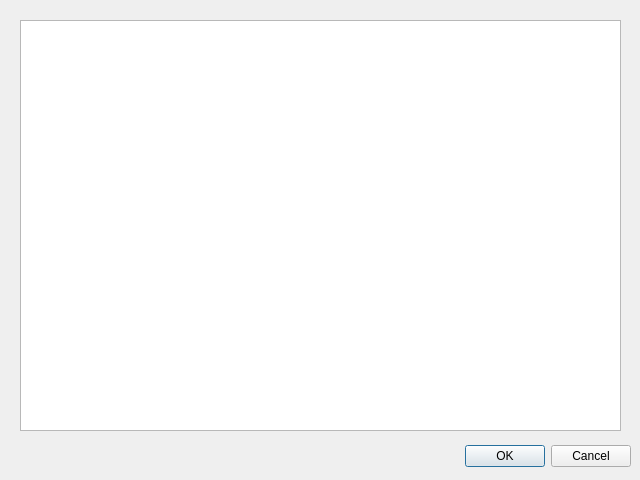
<?xml version="1.0" encoding="UTF-8"?>
<ui version="4.0">
 <class>Dialog</class>
 <widget class="QDialog" name="Dialog">
  <property name="geometry">
   <rect>
    <x>0</x>
    <y>0</y>
    <width>640</width>
    <height>480</height>
   </rect>
  </property>
  <property name="windowTitle">
   <string>Dialog</string>
  </property>
  <widget class="QDialogButtonBox" name="buttonBox">
   <property name="geometry">
    <rect>
     <x>10</x>
     <y>440</y>
     <width>621</width>
     <height>32</height>
    </rect>
   </property>
   <property name="orientation">
    <enum>Qt::Horizontal</enum>
   </property>
   <property name="standardButtons">
    <set>QDialogButtonBox::Cancel|QDialogButtonBox::Ok</set>
   </property>
  </widget>
  <widget class="QListView" name="listView">
   <property name="geometry">
    <rect>
     <x>20</x>
     <y>20</y>
     <width>601</width>
     <height>411</height>
    </rect>
   </property>
  </widget>
 </widget>
 <resources/>
 <connections>
  <connection>
   <sender>buttonBox</sender>
   <signal>accepted()</signal>
   <receiver>Dialog</receiver>
   <slot>accept()</slot>
   <hints>
    <hint type="sourcelabel">
     <x>248</x>
     <y>254</y>
    </hint>
    <hint type="destinationlabel">
     <x>157</x>
     <y>274</y>
    </hint>
   </hints>
  </connection>
  <connection>
   <sender>buttonBox</sender>
   <signal>rejected()</signal>
   <receiver>Dialog</receiver>
   <slot>reject()</slot>
   <hints>
    <hint type="sourcelabel">
     <x>316</x>
     <y>260</y>
    </hint>
    <hint type="destinationlabel">
     <x>286</x>
     <y>274</y>
    </hint>
   </hints>
  </connection>
 </connections>
</ui>
